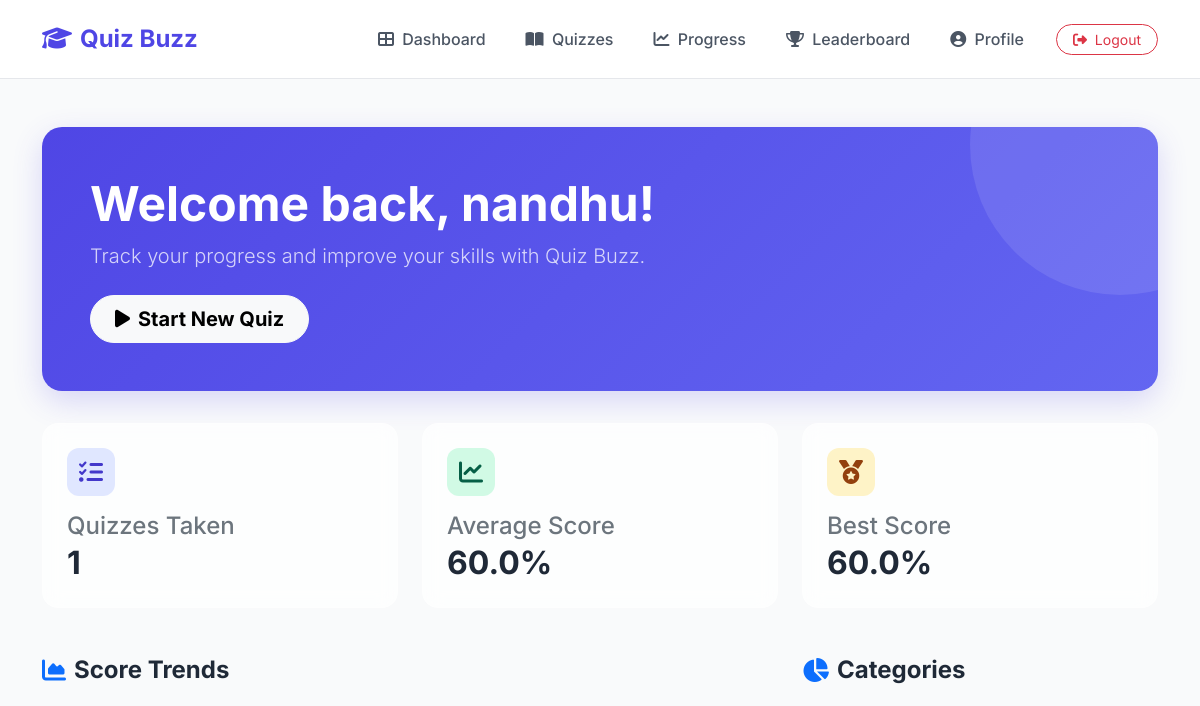
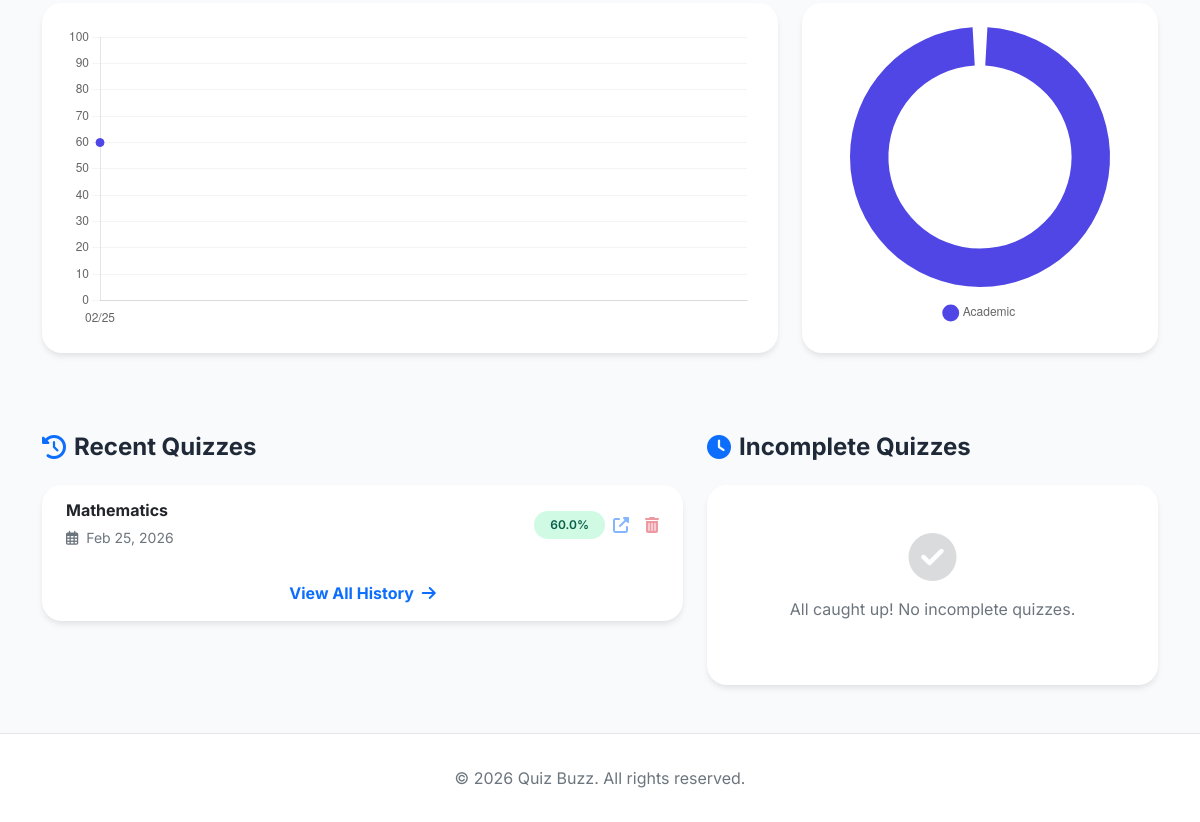
The page / (signed in) on the database as committed earlier (2 pictures, top to bottom).
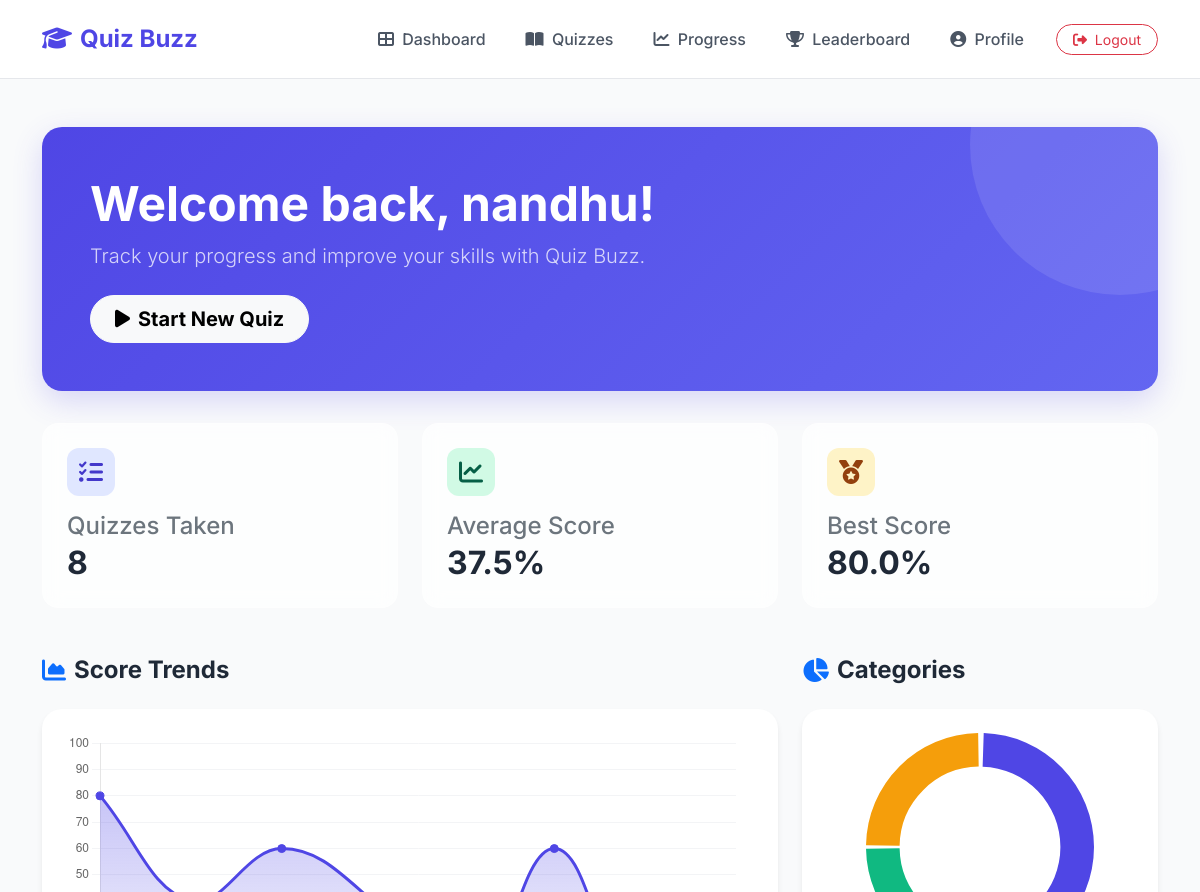
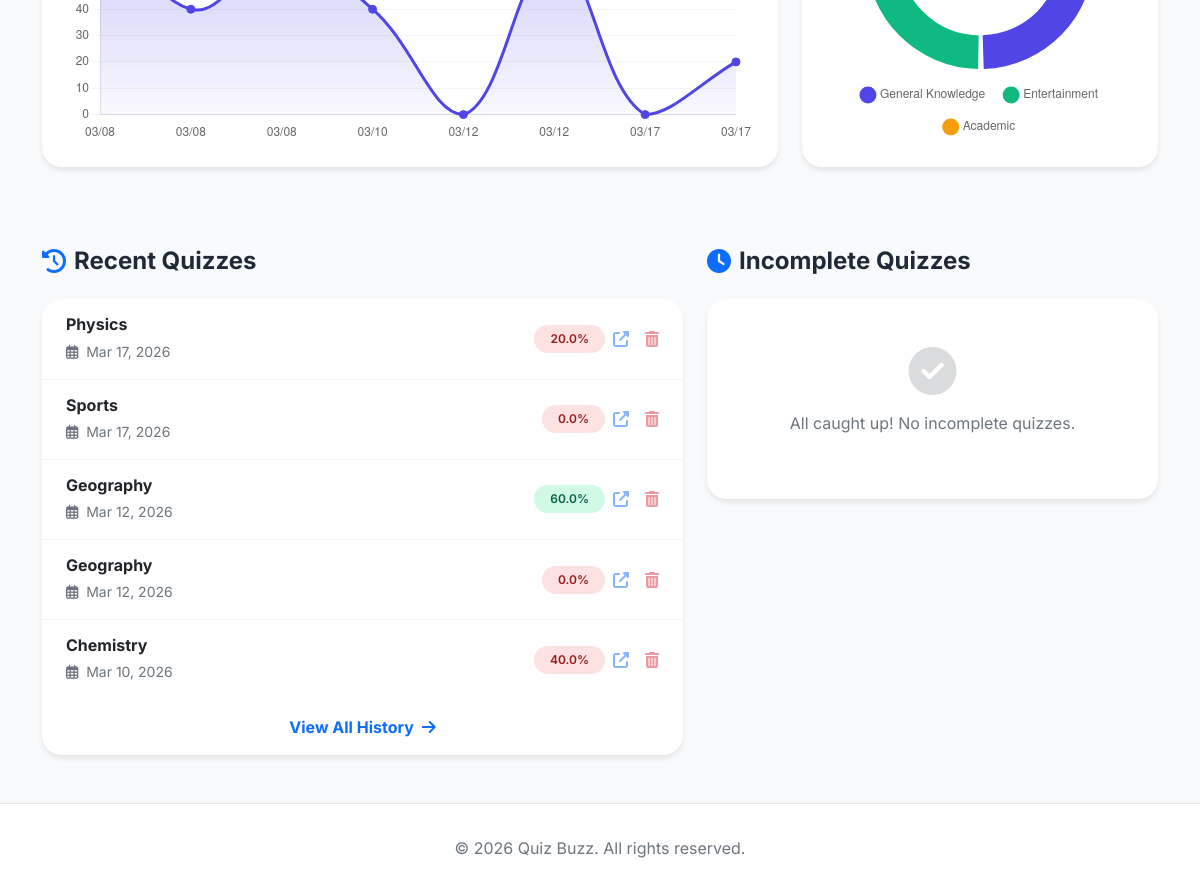
The same page on the database as committed later (2 pictures, top to bottom).
### quizzes/models.py (models this page shows, shortened)
class QuizResult(models.Model):
    quiz_session = models.OneToOneField(QuizSession, on_delete=models.CASCADE, related_name='result')
    score = models.IntegerField()
    total_questions = models.IntegerField()
    percentage = models.FloatField()
    passed = models.BooleanField()
    time_taken = models.IntegerField() # in seconds

class QuizSession(models.Model):
    user = models.ForeignKey(User, on_delete=models.CASCADE)
    subcategory = models.ForeignKey(Subcategory, on_delete=models.CASCADE)
    difficulty = models.CharField(max_length=20)
    created_at = models.DateTimeField(auto_now_add=True)
    completed_at = models.DateTimeField(null=True, blank=True)
    timer_duration = models.IntegerField(default=0) # in seconds
    started_at = models.DateTimeField(null=True, blank=True)

class Subcategory(models.Model):
    category = models.ForeignKey(Category, related_name='subcategories', on_delete=models.CASCADE)
    name = models.CharField(max_length=100)
    description = models.TextField(blank=True)
    class Meta:
        verbose_name_plural = "Subcategories"

### dashboard/views.py (the view)
# urls.py: path('', views.index, name='dashboard'),
@login_required
def index(request):
    user = request.user
    results = QuizResult.objects.filter(quiz_session__user=user)
    total_quizzes = results.count()
    avg_score = results.aggregate(Avg('percentage'))['percentage__avg'] or 0
    best_score = results.aggregate(Max('percentage'))['percentage__max'] or 0
    recent_quizzes = results.select_related('quiz_session__subcategory__category').order_by('-quiz_session__completed_at')[:5]
    incomplete_quizzes = QuizSession.objects.filter(
        user=user,
        result__isnull=True
    ).select_related('subcategory__category').order_by('-created_at')[:5]
    category_data = results.values('quiz_session__subcategory__category__name').annotate(
        count=Count('id')
    ).order_by('-count')
    category_labels = [item['quiz_session__subcategory__category__name'] for item in category_data]
    category_counts = [item['count'] for item in category_data]
    trend_results = results.order_by('quiz_session__completed_at')
    if trend_results.count() > 10:
        trend_results = trend_results[trend_results.count()-10:]
    trend_labels = [r.quiz_session.completed_at.strftime('%m/%d') if r.quiz_session.completed_at else 'N/A' for r in trend_results]
    trend_scores = [r.percentage for r in trend_results]
    from users.models import UserProfile
    profile, created = UserProfile.objects.get_or_create(user=user)
    context = {
        'profile': profile,
        'total_quizzes': total_quizzes,
        'avg_score': round(avg_score, 1),
        'best_score': round(best_score, 1),
        'recent_quizzes': recent_quizzes,
        'incomplete_quizzes': incomplete_quizzes,
        'category_labels': category_labels,
        'category_counts': category_counts,
        'trend_labels': trend_labels,
        'trend_scores': trend_scores,
    }
    return render(request, 'dashboard/index.html', context)

### templates/dashboard/index.html (shortened to what this page needs)
{% extends "base.html" %}
{% load static %}
{% block content %}
<div class="row">
    <div class="col-12">
        <div class="welcome-section">
            <h1 class="display-5 fw-bold mb-2">Welcome back, {{ user.first_name|default:user.username }}!</h1>
            <p class="lead opacity-75 mb-4">Track your progress and improve your skills with Quiz Buzz.</p>
            <div class="d-flex gap-2">
                <a href="{% url 'quizzes:category_list' %}" class="btn btn-light btn-lg rounded-pill px-4 fw-bold">
                    <i class="fas fa-play me-2"></i>Start New Quiz
                </a>
            </div>
        </div>
    </div>
</div>
<div class="row g-4 mb-5">
    <div class="col-md-4">
        <div class="stat-card">
            <div class="stat-icon bg-soft-primary">
                <i class="fas fa-tasks"></i>
            </div>
            <h3 class="h4 text-secondary mb-1">Quizzes Taken</h3>
            <h2 class="fw-bold mb-0">{{ total_quizzes }}</h2>
        </div>
    </div>
    <div class="col-md-4">
        <div class="stat-card">
            <div class="stat-icon bg-soft-success">
                <i class="fas fa-chart-line"></i>
            </div>
            <h3 class="h4 text-secondary mb-1">Average Score</h3>
            <h2 class="fw-bold mb-0">{{ avg_score }}%</h2>
        </div>
    </div>
    <div class="col-md-4">
        <div class="stat-card">
            <div class="stat-icon bg-soft-warning">
                <i class="fas fa-medal"></i>
            </div>
            <h3 class="h4 text-secondary mb-1">Best Score</h3>
            <h2 class="fw-bold mb-0">{{ best_score }}%</h2>
        </div>
    </div>
</div>
<div class="row mt-4">
    <div class="col-lg-8">
        <h4 class="section-title"><i class="fas fa-chart-area text-primary"></i> Score Trends</h4>
        <div class="chart-container">
            <canvas id="scoreTrendChart"></canvas>
        </div>
    </div>
    <div class="col-lg-4">
        <h4 class="section-title"><i class="fas fa-chart-pie text-primary"></i> Categories</h4>
        <div class="chart-container">
            <canvas id="categoryDistributionChart"></canvas>
        </div>
    </div>
</div>
<div class="row mt-4 g-4">
    <div class="col-lg-7">
        <h4 class="section-title"><i class="fas fa-history text-primary"></i> Recent Quizzes</h4>
        <div class="card activity-card">
            <div class="card-body p-0">
                {% if recent_quizzes %}
                {% for result in recent_quizzes %}
                <div class="activity-item d-flex align-items-center justify-content-between">
                    <div>
                        <h6 class="mb-1 fw-bold">{{ result.quiz_session.subcategory.name }}</h6>
                        <small class="text-secondary">
                            <i class="far fa-calendar-alt me-1"></i> {{ result.quiz_session.completed_at|date:"M d, Y" }}
                        </small>
                    </div>
                    <div class="text-end d-flex align-items-center gap-2">
                        <span
                            class="badge rounded-pill {% if result.passed %}badge-passed{% else %}badge-failed{% endif %} p-2 px-3">
                            {{ result.percentage }}%
                        </span>
                        <a href="{% url 'quizzes:quiz_results' %}?session_id={{ result.quiz_session.id }}"
                           class="text-primary opacity-50 hover-opacity-100 me-2" title="View Details">
                            <i class="fas fa-external-link-alt"></i>
                        </a>
                        <a href="{% url 'quizzes:delete_quiz' result.quiz_session.id %}"
                           class="text-danger opacity-50 hover-opacity-100"
                           onclick="return confirm('Delete this quiz record?')">
                            <i class="fas fa-trash-alt"></i>
                        </a>
                    </div>
                </div>
                {% endfor %}
                {% else %}
                <div class="p-5 text-center text-secondary">
                    <i class="fas fa-info-circle fa-3x mb-3 opacity-25"></i>
                    <p>No quiz activity yet. Start your first quiz!</p>
                </div>
                {% endif %}
            </div>
            {% if recent_quizzes %}
            <div class="card-footer bg-transparent border-0 text-center p-3">
                <a href="{% url 'quizzes:quiz_history' %}" class="text-primary text-decoration-none fw-bold">View All
                    History <i class="fas fa-arrow-right ms-1"></i></a>
            </div>
            {% endif %}
        </div>
    </div>
    <div class="col-lg-5">
        <h4 class="section-title"><i class="fas fa-clock text-primary"></i> Incomplete Quizzes</h4>
        <div class="card activity-card">
            <div class="card-body p-0">
                {% if incomplete_quizzes %}
                {% for session in incomplete_quizzes %}
                <div class="activity-item">
                    <div class="d-flex align-items-center justify-content-between mb-2">
                        <div>
                            <h6 class="mb-0 fw-bold">{{ session.subcategory.name }}</h6>
                            <small class="text-secondary">Started {{ session.created_at|timesince }} ago</small>
                        </div>
                        <div class="d-flex gap-2">
                            <a href="{% url 'quizzes:resume_quiz' session.id %}"
                                class="btn btn-primary btn-sm rounded-pill px-3">Resume</a>
                            <a href="{% url 'quizzes:abandon_quiz' session.id %}"
                                class="btn btn-outline-danger btn-sm rounded-pill"
                                onclick="return confirm('Are you sure you want to abandon this quiz?')">
                                <i class="fas fa-trash"></i>
                            </a>
                        </div>
                    </div>
                    <div class="progress" style="height: 6px; border-radius: 3px;">
                        <div class="progress-bar" role="progressbar" style="width: {{ session.get_progress }}%"
                            aria-valuenow="{{ session.get_progress }}" aria-valuemin="0" aria-valuemax="100"></div>
                    </div>
                    <div class="text-end mt-1">
                        <small class="text-muted fw-bold">{{ session.get_progress }}% Complete</small>
                    </div>
                </div>
                {% endfor %}
                {% else %}
                <div class="p-5 text-center text-secondary">
                    <i class="fas fa-check-circle fa-3x mb-3 opacity-25"></i>
                    <p>All caught up! No incomplete quizzes.</p>
                </div>
                {% endif %}
            </div>
        </div>
    </div>
</div>
{% endblock %}
{% block extra_js %}
<script>
    // Category Distribution Chart
    const ctxCategory = document.getElementById('categoryDistributionChart').getContext('2d');
    new Chart(ctxCategory, {
        type: 'doughnut',
        data: {
            labels: {{ category_labels| safe }},
        datasets: [{
            data: {{ category_counts| safe }},
        backgroundColor: [
            '#4f46e5', '#10b981', '#f59e0b', '#ef4444', '#8b5cf6', '#3b82f6'
        ],
        borderWidth: 0,
        spacing: 4
            }]
        },
        options: {
        responsive: true,
        maintainAspectRatio: false,
        plugins: {
            legend: {
                position: 'bottom',
                labels: {
                    usePointStyle: true,
                    padding: 20
                }
            }
        },
        cutout: '70%'
    }
    });
    // Score Trend Chart
    const ctxTrend = document.getElementById('scoreTrendChart').getContext('2d');
    const gradient = ctxTrend.createLinearGradient(0, 0, 0, 300);
    gradient.addColorStop(0, 'rgba(79, 70, 229, 0.4)');
    gradient.addColorStop(1, 'rgba(79, 70, 229, 0)');
    new Chart(ctxTrend, {
        type: 'line',
        data: {
            labels: {{ trend_labels| safe }},
        datasets: [{
            label: 'Score Percentage',
            data: {{ trend_scores| safe }},
        borderColor: '#4f46e5',
        backgroundColor: gradient,
        fill: true,
        tension: 0.4,
        pointBackgroundColor: '#4f46e5',
        pointRadius: 4,
        pointHoverRadius: 6
            }]
        },
        options: {
        responsive: true,
        maintainAspectRatio: false,
        plugins: {
            legend: { display: false }
        },
        scales: {
            y: {
                beginAtZero: true,
                max: 100,
                grid: { color: '#f3f4f6' }
            },
            x: {
                grid: { display: false }
            }
        }
    }
    });
</script>
{% endblock %}

### templates/base.html (shortened to what this page needs)
<!DOCTYPE html>
<html lang="en">
<head>
    <link href="https://cdn.jsdelivr.net/npm/bootstrap@5.3.0/dist/css/bootstrap.min.css" rel="stylesheet">
    <link rel="stylesheet" href="https://cdnjs.cloudflare.com/ajax/libs/font-awesome/6.4.0/css/all.min.css">
</head>
<body>
    <nav class="navbar navbar-expand-lg sticky-top">
        <div class="container">
            <a class="navbar-brand fw-bold" href="{% url 'dashboard' %}">
                <i class="fas fa-graduation-cap me-2"></i>Quiz Buzz
            </a>
            <div class="collapse navbar-collapse" id="navbarNav">
                <ul class="navbar-nav ms-auto align-items-center gap-2">
                    {% if user.is_authenticated %}
                    <li class="nav-item">
                        <a class="nav-link px-3" href="{% url 'dashboard' %}">
                            <i class="fas fa-th-large me-1"></i> Dashboard
                        </a>
                    </li>
                    <li class="nav-item">
                        <a class="nav-link px-3" href="{% url 'quizzes:category_list' %}">
                            <i class="fas fa-book-open me-1"></i> Quizzes
                        </a>
                    </li>
                    <li class="nav-item">
                        <a class="nav-link px-3" href="{% url 'quizzes:user_progress' %}">
                            <i class="fas fa-chart-line me-1"></i> Progress
                        </a>
                    </li>
                    <li class="nav-item">
                        <a class="nav-link px-3" href="{% url 'quizzes:leaderboard' %}">
                            <i class="fas fa-trophy me-1"></i> Leaderboard
                        </a>
                    </li>
                    <li class="nav-item">
                        <a class="nav-link px-3" href="{% url 'profile' %}">
                            <i class="fas fa-user-circle me-1"></i> Profile
                        </a>
                    </li>
                    <li class="nav-item ms-lg-2">
                        <form action="{% url 'logout' %}" method="post" class="m-0">
                            <button type="submit" class="btn btn-outline-danger btn-sm px-3 rounded-pill">
                                <i class="fas fa-sign-out-alt me-1"></i> Logout
                            </button>
                        </form>
                    </li>
                    {% endif %}
                </ul>
            </div>
        </div>
    </nav>
    <main class="main-content">
        <div class="container">
            {% block content %}{% endblock %}
        </div>
    </main>
    <footer class="footer">
        <div class="container text-center">
            <p class="text-secondary mb-0">&copy; 2026 Quiz Buzz. All rights reserved.</p>
        </div>
    </footer>
    {% block extra_js %}{% endblock %}
</body>
</html>

Rows that differ between the two databases and show on the page:
removed QuizResult: quiz_session.subcategory.name "Mathematics", quiz_session.completed_at "Feb 25, 2026", percentage "60.0", passed True (drawn)
added QuizResult: quiz_session.subcategory.name "Physics", quiz_session.completed_at "Mar 17, 2026", percentage "20.0"
added QuizResult: quiz_session.subcategory.name "Sports", quiz_session.completed_at "Mar 17, 2026", percentage "0.0"
added QuizResult: quiz_session.subcategory.name "Geography", quiz_session.completed_at "Mar 12, 2026", percentage "60.0", passed True (drawn)
added QuizResult: quiz_session.subcategory.name "Geography", quiz_session.completed_at "Mar 12, 2026", percentage "0.0"
added QuizResult: quiz_session.subcategory.name "Chemistry", quiz_session.completed_at "Mar 10, 2026", percentage "40.0"
Other text that changed with them:
{{ total_quizzes }}: "1" → "8"
{{ avg_score }}: "60.0" → "37.5"
{{ best_score }}: "60.0" → "80.0"
chart data {{ category_labels| safe }}: ['Academic'] → ['General Knowledge', 'Entertainment', 'Academic']
chart data {{ category_counts| safe }}: [1] → [4, 2, 2]
chart data {{ trend_labels| safe }}: ['02/25'] → ['03/08', '03/08', '03/08', '03/10', '03/12', '03/12', '03/17', '03/17']
chart data {{ trend_scores| safe }}: [60.0] → [80.0, 40.0, 60.0, 40.0, 0.0, 60.0, 0.0, 20.0]
